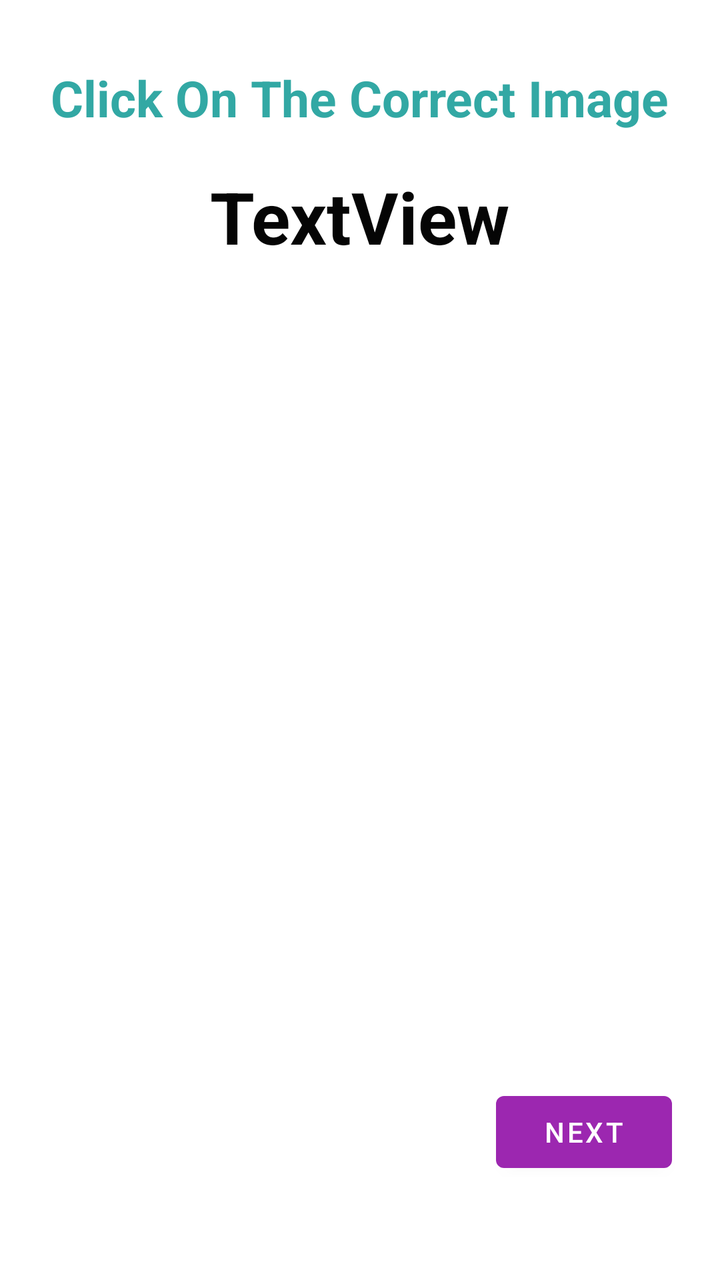
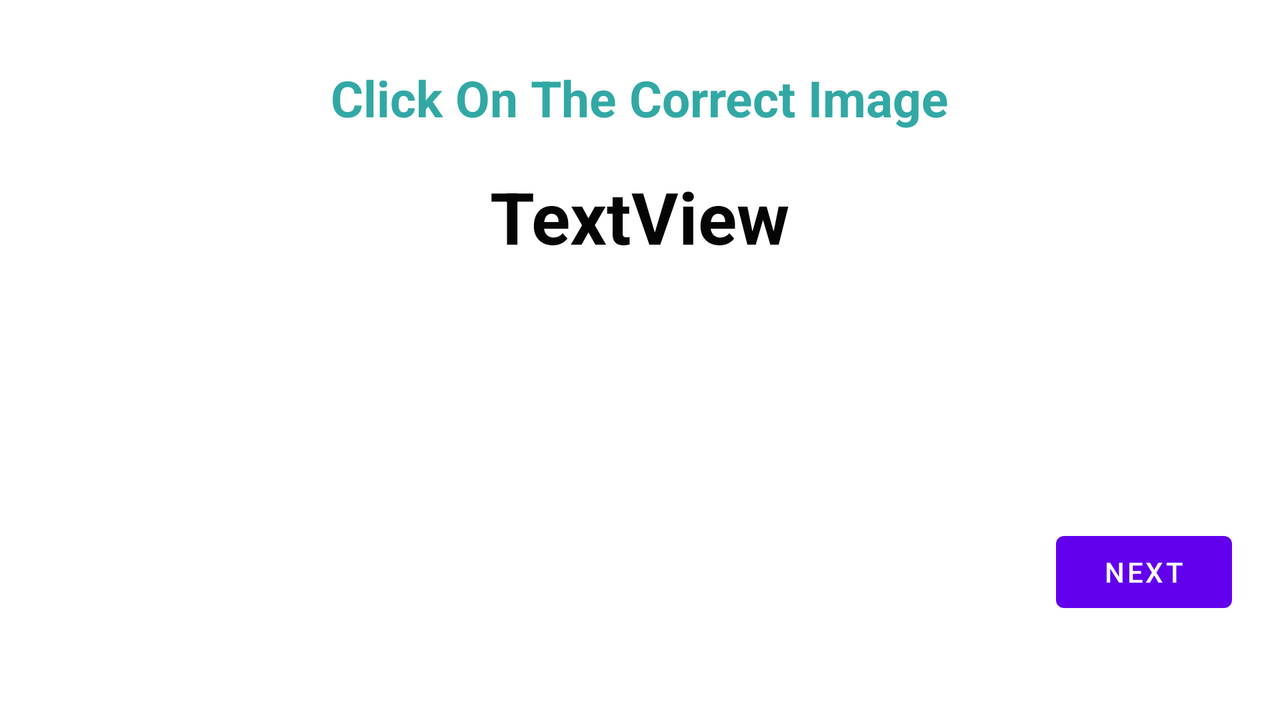

One screen, two layout resources from the same app: the default and the repository's alternative for another configuration. Each is rendered where Android would select it; the XML of both is given below.
<!-- AndroidManifest.xml: application theme Theme.Cars -->
<!-- res/layout/activity_identify_car_image.xml -->
<?xml version="1.0" encoding="utf-8"?>

<androidx.constraintlayout.widget.ConstraintLayout xmlns:android="http://schemas.android.com/apk/res/android"
    xmlns:app="http://schemas.android.com/apk/res-auto"
    xmlns:tools="http://schemas.android.com/tools"
    android:layout_width="match_parent"
    android:layout_height="match_parent"
    tools:context=".IdentifyCarImage">

    <TextView
        android:id="@+id/textCars"
        android:layout_width="wrap_content"
        android:layout_height="wrap_content"
        android:layout_marginTop="84dp"
        android:text="TextView"
        android:textColor="#050505"
        android:textSize="36sp"
        android:textStyle="bold"
        app:layout_constraintEnd_toEndOf="parent"
        app:layout_constraintStart_toStartOf="parent"
        app:layout_constraintTop_toTopOf="parent" />
    <TextView
        android:id="@+id/textView1"
        android:layout_width="wrap_content"
        android:layout_height="wrap_content"
        android:layout_marginTop="32dp"
        android:text="Click On The Correct Image"
        android:textSize="25sp"
        android:textStyle="bold"
        android:textColor="#32a8a4"
        app:layout_constraintEnd_toEndOf="parent"
        app:layout_constraintStart_toStartOf="parent"
        app:layout_constraintTop_toTopOf="parent" />


    <ImageView
        android:id="@+id/imageCar1"
        android:layout_width="124dp"
        android:layout_height="124dp"
        android:layout_centerInParent="true"
        android:layout_marginStart="24dp"
        android:layout_marginLeft="24dp"

        android:layout_marginBottom="32dp"
        app:layout_constraintBottom_toBottomOf="parent"
        app:layout_constraintStart_toStartOf="parent"
        app:layout_constraintTop_toTopOf="parent"
        app:layout_constraintVertical_bias="0.657">

    </ImageView>

    <ImageView
        android:id="@+id/imageCar3"
        android:layout_width="124dp"
        android:layout_height="124dp"
        android:layout_centerInParent="true"
        android:layout_marginStart="150dp"
        android:layout_marginLeft="150dp"
        android:layout_marginEnd="32dp"
        android:layout_marginRight="32dp"
        android:layout_marginBottom="32dp"
        app:layout_constraintBottom_toBottomOf="parent"
        app:layout_constraintEnd_toEndOf="parent"
        app:layout_constraintHorizontal_bias="0.0"
        app:layout_constraintStart_toStartOf="parent"
        app:layout_constraintTop_toTopOf="parent"
        app:layout_constraintVertical_bias="0.384">

    </ImageView>

    <ImageView
        android:id="@+id/imageCar2"
        android:layout_width="124dp"
        android:layout_height="124dp"
        android:layout_centerInParent="true"
        android:layout_marginStart="244dp"
        android:layout_marginLeft="244dp"
        android:layout_marginBottom="32dp"
        app:layout_constraintBottom_toBottomOf="parent"
        app:layout_constraintStart_toStartOf="parent"
        app:layout_constraintTop_toTopOf="parent"
        app:layout_constraintVertical_bias="0.673">

    </ImageView>

    <Button
        android:id="@+id/btnNext"
        android:layout_width="wrap_content"
        android:layout_height="wrap_content"
        android:layout_marginEnd="24dp"
        android:layout_marginRight="24dp"
        android:layout_marginBottom="50dp"
        android:text="NEXT"
        app:backgroundTint="#9C27B0"
        android:onClick="onClickNext"
        app:layout_constraintBottom_toBottomOf="parent"
        app:layout_constraintEnd_toEndOf="parent" />

    <TextView
        android:id="@+id/textCarAnswer"
        android:layout_width="wrap_content"
        android:layout_height="wrap_content"
        android:layout_marginBottom="96dp"
        android:textColor="#070707"
        android:textSize="30sp"
        android:textStyle="bold"
        app:layout_constraintBottom_toBottomOf="parent"
        app:layout_constraintEnd_toEndOf="parent"
        app:layout_constraintHorizontal_bias="0.515"
        app:layout_constraintStart_toStartOf="parent"
        app:layout_constraintTop_toBottomOf="@+id/imageCar2"
        app:layout_constraintVertical_bias="0.111" />

    <ImageView
        android:id="@+id/imageViewHome2"
        android:layout_width="45dp"
        android:layout_height="45dp"
        android:layout_marginStart="32dp"
        android:layout_marginLeft="32dp"
        android:layout_marginEnd="32dp"
        android:layout_marginRight="32dp"
        android:layout_marginBottom="52dp"
        android:onClick="HomeClickCarImage"
        app:layout_constraintBottom_toBottomOf="parent"
        app:layout_constraintEnd_toStartOf="@+id/btnNext"
        app:layout_constraintHorizontal_bias="0.063"
        app:layout_constraintStart_toStartOf="parent"
        app:layout_constraintTop_toBottomOf="@+id/textCarAnswer"
        app:layout_constraintVertical_bias="1.0"
        app:srcCompat="@drawable/home"
        tools:ignore="ContentDescription" />
    <TextView
        android:id="@+id/textViewTimer2"
        android:layout_width="wrap_content"
        android:layout_height="wrap_content"
        android:layout_marginTop="76dp"
        android:layout_marginEnd="24dp"
        android:layout_marginRight="24dp"
        android:textColor="#FF0000"
        android:textSize="30sp"
        app:layout_constraintEnd_toEndOf="parent"
        app:layout_constraintHorizontal_bias="0.968"
        app:layout_constraintStart_toStartOf="parent"
        app:layout_constraintTop_toTopOf="parent" />
</androidx.constraintlayout.widget.ConstraintLayout>
<!-- resources referenced by this layout -->
<resources>
  <style name="Theme.Cars" parent="Theme.MaterialComponents.DayNight.DarkActionBar">
          
          <item name="colorPrimary">@color/purple_500</item>
          <item name="colorPrimaryVariant">@color/purple_700</item>
          <item name="colorOnPrimary">@color/white</item>
          
          <item name="colorSecondary">@color/teal_200</item>
          <item name="colorSecondaryVariant">@color/teal_700</item>
          <item name="colorOnSecondary">@color/black</item>
          
          <item name="android:statusBarColor" tools:targetApi="l">?attr/colorPrimaryVariant</item>
          
      </style>
</resources>
<!-- res/layout-land/activity_identify_car_image.xml (the repository's variant of the layout above) -->
<!-- drawn on the phone turned sideways -->
<?xml version="1.0" encoding="utf-8"?>
<androidx.constraintlayout.widget.ConstraintLayout xmlns:android="http://schemas.android.com/apk/res/android"
    xmlns:app="http://schemas.android.com/apk/res-auto"
    xmlns:tools="http://schemas.android.com/tools"
    android:layout_width="match_parent"
    android:layout_height="match_parent"
    tools:context=".IdentifyCarImage">

    <TextView
        android:id="@+id/textCars"
        android:layout_width="wrap_content"
        android:layout_height="wrap_content"
        android:layout_marginTop="84dp"
        android:text="TextView"
        android:textColor="#050505"
        android:textSize="36sp"
        android:textStyle="bold"
        app:layout_constraintEnd_toEndOf="parent"
        app:layout_constraintStart_toStartOf="parent"
        app:layout_constraintTop_toTopOf="parent" />
    <TextView
        android:id="@+id/textView1"
        android:layout_width="wrap_content"
        android:layout_height="wrap_content"
        android:layout_marginTop="32dp"
        android:text="Click On The Correct Image"
        android:textSize="25sp"
        android:textStyle="bold"
        android:textColor="#32a8a4"
        app:layout_constraintEnd_toEndOf="parent"
        app:layout_constraintStart_toStartOf="parent"
        app:layout_constraintTop_toTopOf="parent" />


    <ImageView
        android:id="@+id/imageCar1"
        android:layout_width="124dp"
        android:layout_height="124dp"
        android:layout_centerInParent="true"
        android:layout_marginStart="64dp"
        android:layout_marginLeft="64dp"

        android:layout_marginBottom="32dp"
        app:layout_constraintBottom_toBottomOf="parent"
        app:layout_constraintStart_toStartOf="parent"
        app:layout_constraintTop_toTopOf="parent"
        app:layout_constraintVertical_bias="0.639">

    </ImageView>

    <ImageView
        android:id="@+id/imageCar3"
        android:layout_width="124dp"
        android:layout_height="124dp"
        android:layout_centerInParent="true"
        android:layout_marginStart="236dp"
        android:layout_marginLeft="236dp"
        android:layout_marginEnd="32dp"
        android:layout_marginRight="32dp"
        android:layout_marginBottom="32dp"
        app:layout_constraintBottom_toBottomOf="parent"
        app:layout_constraintEnd_toEndOf="parent"
        app:layout_constraintHorizontal_bias="0.905"
        app:layout_constraintStart_toStartOf="parent"
        app:layout_constraintTop_toTopOf="parent"
        app:layout_constraintVertical_bias="0.639">

    </ImageView>

    <ImageView
        android:id="@+id/imageCar2"
        android:layout_width="124dp"
        android:layout_height="124dp"
        android:layout_centerInParent="true"
        android:layout_marginStart="300dp"
        android:layout_marginLeft="300dp"
        android:layout_marginBottom="32dp"
        app:layout_constraintBottom_toBottomOf="parent"
        app:layout_constraintStart_toStartOf="parent"
        app:layout_constraintTop_toTopOf="parent"
        app:layout_constraintVertical_bias="0.639">

    </ImageView>

    <Button
        android:id="@+id/btnNext"
        android:layout_width="wrap_content"
        android:layout_height="wrap_content"
        android:layout_marginEnd="24dp"
        android:layout_marginRight="24dp"
        android:layout_marginBottom="50dp"
        android:text="NEXT"
        app:layout_constraintBottom_toBottomOf="parent"
        app:layout_constraintEnd_toEndOf="parent" />

    <TextView
        android:id="@+id/textCarAnswer"
        android:layout_width="wrap_content"
        android:layout_height="wrap_content"
        android:layout_marginBottom="96dp"
        android:textColor="#070707"
        android:textSize="30sp"
        android:textStyle="bold"
        app:layout_constraintBottom_toBottomOf="parent"
        app:layout_constraintEnd_toEndOf="parent"
        app:layout_constraintHorizontal_bias="0.515"
        app:layout_constraintStart_toStartOf="parent"
        app:layout_constraintTop_toBottomOf="@+id/imageCar2"
        app:layout_constraintVertical_bias="0.111" />
</androidx.constraintlayout.widget.ConstraintLayout>
